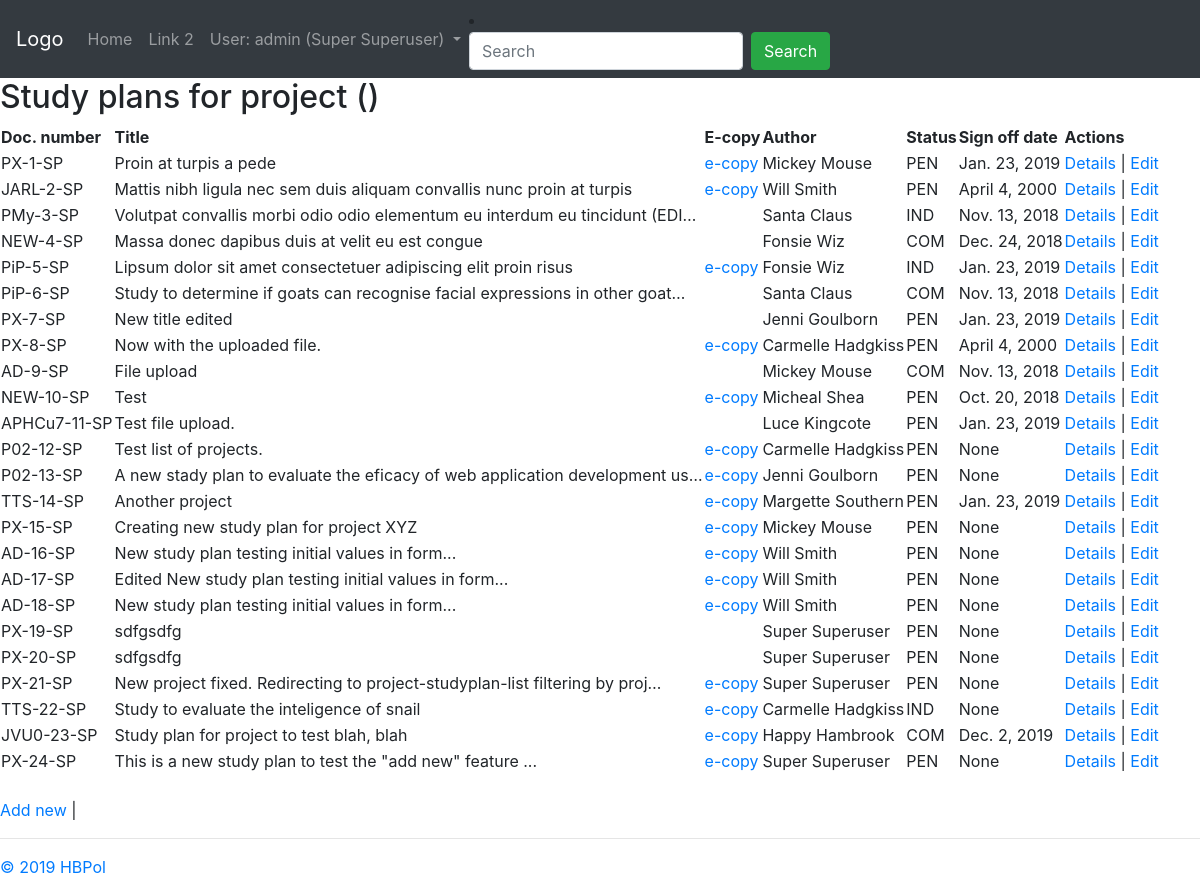
The app's page /coreapp/studyplan/ (signed in) with its own data.
### coreapp/models.py (models this page shows, shortened)
class User (AbstractUser):
    date_left = models.DateField(null=True, blank=True)
    def __str__(self):
        return self.get_full_name()

class Document(models.Model):
    author = models.ForeignKey(settings.AUTH_USER_MODEL, on_delete=models.SET_NULL, blank=True, null=True, verbose_name="Main author")
    project = models.ForeignKey(Project, on_delete=models.SET_NULL, blank=True, null=True, verbose_name="Associated project")
    title = models.TextField("Document title")
    location = models.ForeignKey(Location, on_delete=models.SET_NULL, blank=True, null=True, verbose_name="Hard copy location")
    document_code = models.CharField("Document code (e.g. study plan, report... )", max_length=3, choices=DOCUMENT_CODE, default='OTH')
    efile = models.FileField("Scanned copy", upload_to='uploads/', null=True, blank=True)
    class Meta:
        abstract = True

class StudyPlan(Document):
    status = models.CharField("Document status", max_length=3, choices=DOCUMENT_STATUS, default='PEN')
    document_code = 'SP'
    sign_date = models.DateField("Sign-off date", null=True, blank=True)

class Project(models.Model):
    name = models.CharField("Project name", max_length=128)
    leader = models.ForeignKey(settings.AUTH_USER_MODEL, on_delete=models.SET_NULL, blank=True, null=True, verbose_name="Project leader")
    prefix = models.CharField("Project code", max_length=8)

### coreapp/views.py (the view)
# urls.py: path('studyplan/', views.studyplan_list, name='studyplan-list'),
@login_required
def studyplan_list(request):
    studyplans = StudyPlan.objects.all()
    context = {'studyplans': studyplans, 'page_title': 'R&D EPI | Study plans'}
    return render(request, 'coreapp/studyplan_list.html', context)

### coreapp/templates/coreapp/studyplan_list.html
{% extends 'coreapp/base_generic.html' %}
{% block content %}
	{% include 'coreapp/studyplan_list_core.html' %}
{% endblock %}

### coreapp/templates/coreapp/base_generic.html (shortened to what this page needs)
<!DOCTYPE html>
<html>
<head>
	<link rel="stylesheet" href="https://stackpath.bootstrapcdn.com/bootstrap/4.3.1/css/bootstrap.min.css">
</head>
<body>
	<nav class="navbar navbar-expand-sm bg-dark navbar-dark">
		<a class="navbar-brand" href="#">Logo</a>
		<ul class="navbar-nav">
			<li class="nav-item">
				<a class="nav-link" href="{% url 'home' %}">Home</a>
			</li>
			<li class="nav-item">
				<a class="nav-link" href="#">Link 2</a>
			</li>
			<li class="nav-item dropdown">
			<a class="nav-link dropdown-toggle" href="#" id="navbardrop" data-toggle="dropdown">
				{% if user.is_authenticated %}
					User: {{ user.username }} ({{ user }})
				{% endif %}
			</a>
			</li>
		</ul>
		<li class="nav-item">
			<form class="form-inline" action="">
				<input class="form-control mr-sm-2" type="text" placeholder="Search">
				<button class="btn btn-success" type="submit">Search</button>
			</form>
		</li>
	</nav>
	{% block content %}
	{% endblock %}
	{% block footer %}
	<hr>
	<a href="https://github.com/HBPol">&copy; 2019 HBPol</a>
	{% endblock %}
</body>
</html>

### coreapp/templates/coreapp/studyplan_list_core.html (shortened to what this page needs)
	<h2>Study plans for project {{ project.name }} ({{ project.prefix }})</h2>
	<table>
		<thead>
			<th>Doc. number</th>
			<th>Title</th>
			<th>E-copy</th>
			<th>Author</th>
			<th>Status</th>
			<th>Sign off date</th>
			<th>Actions</th>
		</thead>
		{% for studyplan in studyplans %}
		<tr>
			<td>{{ studyplan.project.prefix }}-{{ studyplan.id }}-{{ studyplan.document_code }}</td>
			<td>{{ studyplan.title|truncatechars:75 }}</td>
			<td>
			{% if studyplan.efile %}
				<a href="{{ MEDIA_URL }}{{ studyplan.efile }}">e-copy</a>
			{% endif %}
			</td>
			<td>{{ studyplan.author }}</td>
			<td>{{ studyplan.status }}</td>
			<td>{{ studyplan.sign_date }}</td>
			<td><a href="{% url 'studyplan-detail' studyplan.id %}">Details</a> | <a href="{% url 'studyplan-edit' studyplan.id %}">Edit</a></td>
		</tr>
		{% endfor %}
	</table>
	<br>
	<a href="{% url 'studyplan-create' %}">Add new</a> |

### records on screen
User: username "admin", first_name+last_name "Super Superuser"
StudyPlan: project.prefix "PX", id "1", document_code "SP", title "Proin at turpis a pede", author "Mickey Mouse", status "PEN", sign_date "Jan. 23, 2019"
StudyPlan: project.prefix "JARL", id "2", document_code "SP", title "Mattis nibh ligula nec sem duis aliquam convallis nunc proin at turpis", author "Will Smith", status "PEN", sign_date "April 4, 2000"
StudyPlan: project.prefix "PMy", id "3", document_code "SP", title "Volutpat convallis morbi odio odio elementum eu interdum eu tincidunt (EDI…", author "Santa Claus", status "IND", sign_date "Nov. 13, 2018"
StudyPlan: project.prefix "NEW", id "4", document_code "SP", title "Massa donec dapibus duis at velit eu est congue", author "Fonsie Wiz", status "COM", sign_date "Dec. 24, 2018"
StudyPlan: project.prefix "PiP", id "5", document_code "SP", title "Lipsum dolor sit amet consectetuer adipiscing elit proin risus", author "Fonsie Wiz", status "IND", sign_date "Jan. 23, 2019"
StudyPlan: project.prefix "PiP", id "6", document_code "SP", title "Study to determine if goats can recognise facial expressions in other goat…", author "Santa Claus", status "COM", sign_date "Nov. 13, 2018"
StudyPlan: project.prefix "PX", id "7", document_code "SP", title "New title edited", author "Jenni Goulborn", status "PEN", sign_date "Jan. 23, 2019"
StudyPlan: project.prefix "PX", id "8", document_code "SP", title "Now with the uploaded file.", author "Carmelle Hadgkiss", status "PEN", sign_date "April 4, 2000"
StudyPlan: project.prefix "AD", id "9", document_code "SP", title "File upload", author "Mickey Mouse", status "COM", sign_date "Nov. 13, 2018"
StudyPlan: project.prefix "NEW", id "10", document_code "SP", title "Test", author "Micheal Shea", status "PEN", sign_date "Oct. 20, 2018"
StudyPlan: project.prefix "APHCu7", id "11", document_code "SP", title "Test file upload.", author "Luce Kingcote", status "PEN", sign_date "Jan. 23, 2019"
StudyPlan: project.prefix "P02", id "12", document_code "SP", title "Test list of projects.", author "Carmelle Hadgkiss", status "PEN", sign_date "None"
StudyPlan: project.prefix "P02", id "13", document_code "SP", title "A new stady plan to evaluate the eficacy of web application development us…", author "Jenni Goulborn", status "PEN", sign_date "None"
StudyPlan: project.prefix "TTS", id "14", document_code "SP", title "Another project", author "Margette Southern", status "PEN", sign_date "Jan. 23, 2019"
StudyPlan: project.prefix "PX", id "15", document_code "SP", title "Creating new study plan for project XYZ", author "Mickey Mouse", status "PEN", sign_date "None"
StudyPlan: project.prefix "AD", id "16", document_code "SP", title "New study plan testing initial values in form...", author "Will Smith", status "PEN", sign_date "None"
StudyPlan: project.prefix "AD", id "17", document_code "SP", title "Edited New study plan testing initial values in form...", author "Will Smith", status "PEN", sign_date "None"
StudyPlan: project.prefix "AD", id "18", document_code "SP", title "New study plan testing initial values in form...", author "Will Smith", status "PEN", sign_date "None"
StudyPlan: project.prefix "PX", id "19", document_code "SP", title "sdfgsdfg", author "Super Superuser", status "PEN", sign_date "None"
StudyPlan: project.prefix "PX", id "20", document_code "SP", title "sdfgsdfg", author "Super Superuser", status "PEN", sign_date "None"
StudyPlan: project.prefix "PX", id "21", document_code "SP", title "New project fixed. Redirecting to project-studyplan-list filtering by proj…", author "Super Superuser", status "PEN", sign_date "None"
StudyPlan: project.prefix "TTS", id "22", document_code "SP", title "Study to evaluate the inteligence of snail", author "Carmelle Hadgkiss", status "IND", sign_date "None"
StudyPlan: project.prefix "JVU0", id "23", document_code "SP", title "Study plan for project to test blah, blah", author "Happy Hambrook", status "COM", sign_date "Dec. 2, 2019"
StudyPlan: project.prefix "PX", id "24", document_code "SP", title "This is a new study plan to test the \"add new\" feature ...", author "Super Superuser", status "PEN", sign_date "None"
